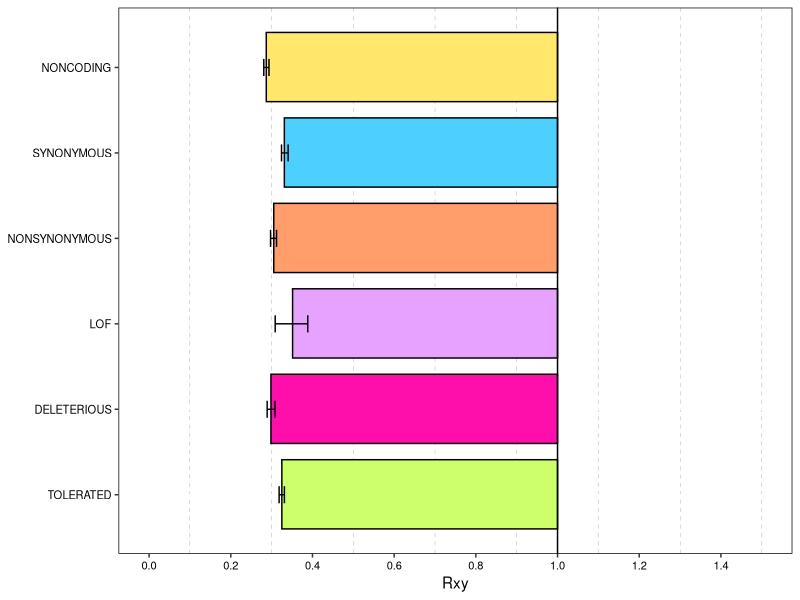

The R script that drew this image:
## ---- chunk 1
knitr::opts_chunk$set(echo = TRUE)
library(ggplot2)
library(ggpubr)
library(tidyr)
library(dplyr)
setwd("/Users/abc6435/Desktop/KROH/data/rxy")
rxy <- read.table("rxy_results.txt", header = FALSE, sep = ' ')
## ---- chunk 2
rxy_v1 <- rxy[1:6,1:4]
rxy_v1$V0 <- 1
rxy_v1$V00 <- as.numeric(rownames(rxy_v1))
rxy_v1 <- rxy_v1[,c(5,1:4,6)]
colnames(rxy_v1) <- c("RXY_1", "RXY_2", "q025", "q975", "MUT", "MUT_NUM")

rxy_v2 <- read.table("rxy_v2.txt", header = FALSE, sep = ' ')
rxy_v2$V0 <- 1
rxy_v2$V00 <- as.numeric(rownames(rxy_v2))
rxy_v2 <- rxy_v2[,c(5,1:4,6)]
colnames(rxy_v2) <- c("RXY_1", "RXY_2", "q025", "q975", "MUT", "MUT_NUM")

## ---- chunk 3
colors = c("#fe0fac","#e7a2ff","#ffe86b","#ff9e6b","#4DD0FF","#ccff6b")
rxy_plot <- ggplot(rxy_v1, aes(y=MUT_NUM, fill=MUT)) +
  geom_rect(aes(xmin=RXY_1, xmax=RXY_2, 
                ymin=MUT_NUM-0.4, ymax=MUT_NUM+0.41), color="black") +
  scale_fill_manual(values = colors) +
  geom_errorbarh(aes(xmin = q025, xmax = q975, 
                     y = MUT_NUM), height = 0.2) +
  scale_x_continuous(limits=c(0,1.5), breaks=seq(0,1.5,0.2)) +
  scale_y_continuous(
    breaks = rxy_v1$MUT_NUM,
    labels = c("TOLERATED","DELETERIOUS","LOF",
               "NONSYNONYMOUS","SYNONYMOUS","NONCODING")) +
  geom_vline(xintercept = 1.0, color="black") +
  theme(
    panel.background = element_blank(),
    panel.grid.minor.x = element_line(linetype="dashed", color="black", size=0.05),
    panel.border = element_rect(color="black", fill=NA), 
    axis.title.y = element_blank(),
    axis.text.x = element_text(size=8, color="black"),
    axis.text.y = element_text(size=8, color="black")) +
  xlab("Rxy") +
  guides(fill = "none")

ggsave("rxy.png", plot=rxy_plot, path ="/Users/abc6435/Desktop",
       width = 4, height = 3, units = "in", dpi = 300)

